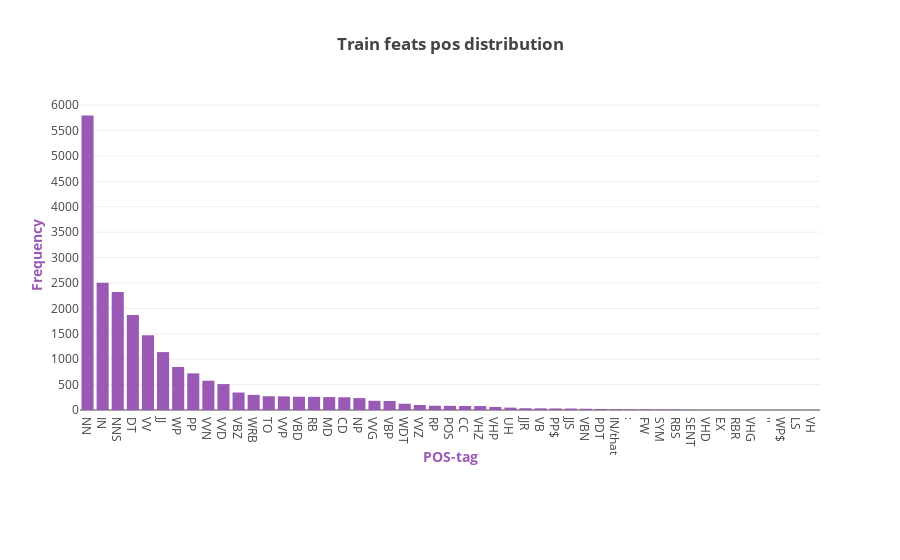

The code cell stored with this chart in its notebook:
### Code cell
X_axis = []
Y_axis = []
sorted_dict = sorted(pos_count_dictionary.items(), key=itemgetter(1), reverse=True)

for pos, pos_count in sorted_dict:
    if pos_count > 0:
        X_axis.append(pos)
        Y_axis.append(pos_count)

assert(len(X_axis) == len(Y_axis)) 

plotly.offline.iplot({
    "data": [Bar(orientation = "v",
                 x = X_axis,
                 y = Y_axis,
                 marker = dict(color = "#9b59b6"))],
    "layout": Layout(title="<b>Train feats pos distribution</b>", 
                     xaxis=dict(title='<b>POS-tag</b>', titlefont=dict(color='#9b59b6')),
                     yaxis=dict(title='<b>Frequency</b>', dtick = 500, titlefont=dict(color='#9b59b6')),
                     margin=Margin(b=150)
                    )
})

### Figure 1 — Plotly figure (JSON) as saved in the notebook; plotly's stock layout.template omitted (floating-point values rounded to 4 significant figures)
{"data": [{"marker": {"color": "#9b59b6"}, "orientation": "v", "type": "bar", "x": ["NN", "IN", "NNS", "DT", "VV", "JJ", "WP", "PP", "VVN", "VVD", "VBZ", "WRB", "TO", "VVP", "VBD", "RB", "MD", "CD", "NP", "VVG", "VBP", "WDT", "VVZ", "RP", "POS", "CC", "VHZ", "VHP", "UH", "JJR", "VB", "PP$", "JJS", "VBN", "PDT", "IN/that", ":", "FW", "SYM", "RBS", "SENT", "VHD", "EX", "RBR", "VHG", "''", "WP$", "LS", "VH"], "y": [5796, 2502, 2322, 1871, 1472, 1140, 847, 721, 576, 510, 344, 297, 271, 268, 261, 259, 254, 251, 235, 181, 177, 124, 98, 83, 82, 78, 78, 60, 47, 35, 33, 31, 29, 25, 21, 17, 12, 12, 10, 8, 3, 2, 2, 2, 2, 1, 1, 1, 1]}], "layout": {"margin": {"b": 150}, "title": "<b>Train feats pos distribution</b>", "xaxis": {"title": "<b>POS-tag</b>", "titlefont": {"color": "#9b59b6"}}, "yaxis": {"dtick": 500, "title": "<b>Frequency</b>", "titlefont": {"color": "#9b59b6"}}}}
